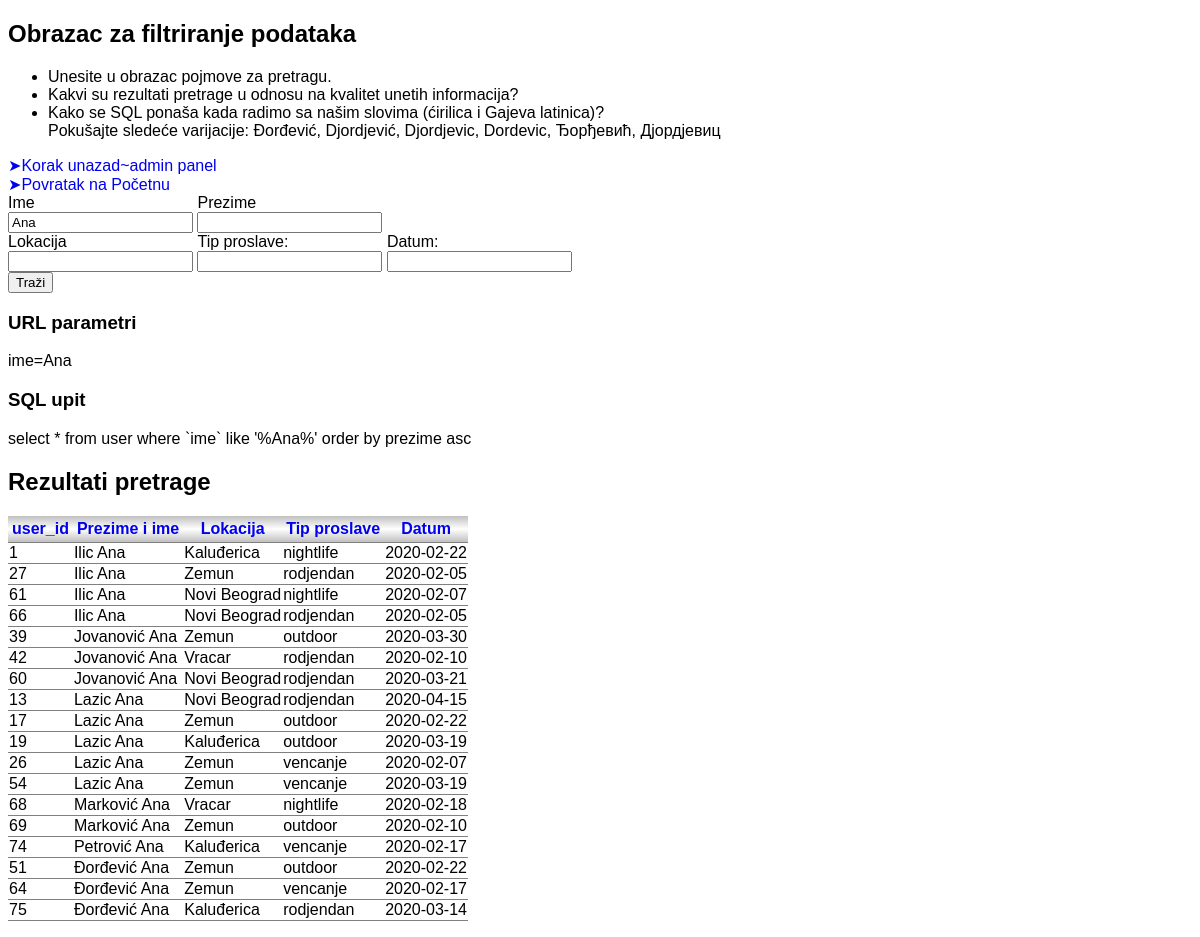
The app's page /login/filtriraj.php?ime=Ana with its own data.
### tables this page shows
CREATE TABLE `user`  (
  `user_id` int(10) UNSIGNED NOT NULL AUTO_INCREMENT,
  `ime` varchar(64) NOT NULL,
  `prezime` varchar(64) NOT NULL,
  `telefon` varchar(32) NOT NULL,
  `role_id` int(10) UNSIGNED NULL DEFAULT NULL,
  `tip_proslave` varchar(32) NULL DEFAULT '',
  `lokacija` varchar(128) NULL DEFAULT NULL,
  `datum` date NULL DEFAULT NULL,
  `vreme` time(0) NULL DEFAULT NULL,
  `zahtev` text NULL,
  `obrada` text NULL,
  PRIMARY KEY (`user_id`) USING BTREE
);

### login/filtriraj.php (the view, shortened to what this page needs)
<?php
$scriptname = basename(__FILE__);
$upit = preg_replace('#&?sort(?:field|order)=(?:\w*)#', '', $_SERVER['QUERY_STRING']);
$db = mysqli_connect("localhost","root","","foto_radnja");
mysqli_set_charset($db, 'utf8');
$sortfield = '';
$sortorder = '';
if ($_GET) {
	$sortfield = $_GET['sortfield'];
	$sortorder = $_GET['sortorder'];
}
$sql = "select * from user where %s %s";
$where = [];
foreach($_GET as $k => $v)
	if ($v != '')
		$where[] = "`$k` like '%$v%'";
switch($sortfield) {
	default:
		$sortfield = 'prezime';
		$sortorder = 'asc';
}
if ($sortfield) {
	$sort = "order by $sortfield $sortorder";
}
$sql = sprintf($sql, implode(' AND ', $where), $sort);
$result = mysqli_query($db, $sql);
$rezultat = [];
while($row = mysqli_fetch_assoc($result)) {
	$rezultat[] = $row;
}
$scriptpl = sprintf('./%s?%s', $scriptname, $upit);
$sorttpl = '&sortfield=%s&sortorder=%s';
?>
<!doctype html>
<html>
	<head>
		<link rel="stylesheet" href="./style.css">
	</head>
	<body>
		<h2>Obrazac za filtriranje podataka</h2>
		<ul>
			<li>Unesite u obrazac pojmove za pretragu.</li>
			<li>Kakvi su rezultati pretrage u odnosu na kvalitet unetih informacija?</li>
			<li>
				<p>Kako se SQL ponaša kada radimo sa našim slovima (ćirilica i Gajeva latinica)?</p>
				<p>Pokušajte sledeće varijacije: Đorđević, Djordjević, Djordjevic, Dordevic, Ђорђевић, Дјордјевиц</p>
			</li>
		</ul>
			<a href="./ulogovan.htm">&#10148;Korak unazad~admin panel</a><br>
			<a href="../">&#10148;Povratak na Početnu</a>
		<form method="get">
			<div>
				<label>Ime</label>
				<input type="text" name="ime" value="<?php echo $_GET['ime']; ?>">
			</div>
			<div>
				<label>Prezime</label>
				<input type="text" name="prezime" value="<?php echo $_GET['prezime']; ?>">
			</div>
			<br/>
			<div>
				<label>Lokacija</label>
				<input type="text" name="lokacija" value="<?php echo $_GET['lokacija']; ?>">
			</div>
			<div>
				<label>Tip proslave:</label>
				<input type="text" name="tip_proslave" value="<?php echo $_GET['tip_proslave']; ?>">
			</div>
			<div>
				<label>Datum:</label>
				<input type="text" name="datum" value="<?php echo $_GET['datum']; ?>">
			</div>
			<button type="submit">Traži</button>
		</form>
		<?php if ($upit): ?>
			<h3>URL parametri</h3>
			<div><?php echo $upit; ?></div>
			<h3>SQL upit</h3>
			<div><?php echo $sql; ?></div>
			<h2>Rezultati pretrage</h2>
		<?php endif; ?>
		<?php if (empty($rezultat)): ?>
			<div class="greska">Tabela je prazna. Pokrenite skriptu <b><a href="./generator-test-podataka.php">generator-test-podataka.php</a></b> i dobijene podatke ubacite u bazu.</div>
		<?php else: ?>
		<table>
		<tr>
			<th><a href="<?php echo $scriptpl . sprintf($sorttpl, 'user_id', $soid); ?>" class="<?php echo $soidclass; ?>">user_id</a></th>
			<th><a href="<?php echo $scriptpl . sprintf($sorttpl, 'prezime', $soprezime); ?>" class="<?php echo $soprezimeclass; ?>">Prezime i ime</a></th>
			<th><a href="<?php echo $scriptpl . sprintf($sorttpl, 'lokacija', $solokacija); ?>" class="<?php echo $solokacijaclass; ?>">Lokacija</a></th>
			<th><a href="<?php echo $scriptpl . sprintf($sorttpl, 'tip_proslave', $sotip_proslave); ?>" class="<?php echo $sotip_proslaveclass; ?>">Tip proslave</a></th>
			<th><a href="<?php echo $scriptpl . sprintf($sorttpl, 'datum', $sodatum); ?>" class="<?php echo $sodatumclass; ?>">Datum</a></th>
		</tr>
		<?php foreach($rezultat AS $r): ?>
			<tr>
				<td><?php echo $r['user_id']; ?></td>
				<td><?php echo "{$r['prezime']} {$r['ime']}"; ?></td>
				<td><?php echo "{$r['lokacija']}"; ?></td>
				<td><?php echo $r['tip_proslave']; ?></td>
				<td><?php echo $r['datum']; ?></td>
			</tr>
		<?php endforeach; ?>
		<?php endif; ?>
		</table>
	</body>
</html>

### login/style.css (style rules this page uses)
html, body, table { font-family: Arial; font-size: 12pt; }
label, button { display: block; }
table { border-collapse: collapse; margin: 1em 0; }
a { text-decoration: none; }
th { background-image: linear-gradient(silver, white, silver); padding: 0.25em; vertical-align: middle; }
td { border: 1px solid gray; border-left: none; border-right: none; }
form div { display: inline-block; }
ul { margin: 1em 0; }
p { margin: 0; }

### records on screen
user: user_id "1", prezime "Ilic", ime "Ana", lokacija "Kaluđerica", tip_proslave "nightlife", datum "2020-02-22"
user: user_id "27", prezime "Ilic", ime "Ana", lokacija "Zemun", tip_proslave "rodjendan", datum "2020-02-05"
user: user_id "61", prezime "Ilic", ime "Ana", lokacija "Novi Beograd", tip_proslave "nightlife", datum "2020-02-07"
user: user_id "66", prezime "Ilic", ime "Ana", lokacija "Novi Beograd", tip_proslave "rodjendan", datum "2020-02-05"
user: user_id "39", prezime "Jovanović", ime "Ana", lokacija "Zemun", tip_proslave "outdoor", datum "2020-03-30"
user: user_id "42", prezime "Jovanović", ime "Ana", lokacija "Vracar", tip_proslave "rodjendan", datum "2020-02-10"
user: user_id "60", prezime "Jovanović", ime "Ana", lokacija "Novi Beograd", tip_proslave "rodjendan", datum "2020-03-21"
user: user_id "13", prezime "Lazic", ime "Ana", lokacija "Novi Beograd", tip_proslave "rodjendan", datum "2020-04-15"
user: user_id "17", prezime "Lazic", ime "Ana", lokacija "Zemun", tip_proslave "outdoor", datum "2020-02-22"
user: user_id "19", prezime "Lazic", ime "Ana", lokacija "Kaluđerica", tip_proslave "outdoor", datum "2020-03-19"
user: user_id "26", prezime "Lazic", ime "Ana", lokacija "Zemun", tip_proslave "vencanje", datum "2020-02-07"
user: user_id "54", prezime "Lazic", ime "Ana", lokacija "Zemun", tip_proslave "vencanje", datum "2020-03-19"
user: user_id "68", prezime "Marković", ime "Ana", lokacija "Vracar", tip_proslave "nightlife", datum "2020-02-18"
user: user_id "69", prezime "Marković", ime "Ana", lokacija "Zemun", tip_proslave "outdoor", datum "2020-02-10"
user: user_id "74", prezime "Petrović", ime "Ana", lokacija "Kaluđerica", tip_proslave "vencanje", datum "2020-02-17"
user: user_id "51", prezime "Đorđević", ime "Ana", lokacija "Zemun", tip_proslave "outdoor", datum "2020-02-22"
user: user_id "64", prezime "Đorđević", ime "Ana", lokacija "Zemun", tip_proslave "vencanje", datum "2020-02-17"
user: user_id "75", prezime "Đorđević", ime "Ana", lokacija "Kaluđerica", tip_proslave "rodjendan", datum "2020-03-14"

### other values on screen
$upit "ime=Ana"
$sql "select * from user where `ime` like '%Ana%' order by prezime asc"
